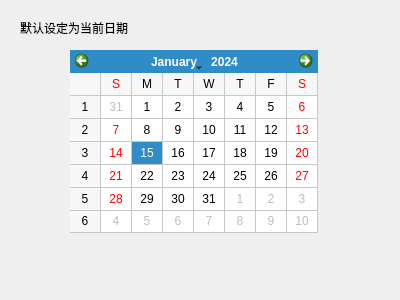
<?xml version="1.0" encoding="UTF-8"?>
<ui version="4.0">
 <class>Form</class>
 <widget class="QWidget" name="Form">
  <property name="geometry">
   <rect>
    <x>0</x>
    <y>0</y>
    <width>400</width>
    <height>300</height>
   </rect>
  </property>
  <property name="windowTitle">
   <string>Form</string>
  </property>
  <widget class="QCalendarWidget" name="calendarWidget">
   <property name="geometry">
    <rect>
     <x>70</x>
     <y>50</y>
     <width>248</width>
     <height>183</height>
    </rect>
   </property>
   <property name="firstDayOfWeek">
    <enum>Qt::Sunday</enum>
   </property>
   <property name="gridVisible">
    <bool>true</bool>
   </property>
   <property name="horizontalHeaderFormat">
    <enum>QCalendarWidget::SingleLetterDayNames</enum>
   </property>
   <property name="verticalHeaderFormat">
    <enum>QCalendarWidget::ISOWeekNumbers</enum>
   </property>
  </widget>
  <widget class="QLabel" name="label">
   <property name="geometry">
    <rect>
     <x>20</x>
     <y>20</y>
     <width>121</width>
     <height>16</height>
    </rect>
   </property>
   <property name="text">
    <string>默认设定为当前日期</string>
   </property>
  </widget>
 </widget>
 <resources/>
 <connections/>
</ui>
